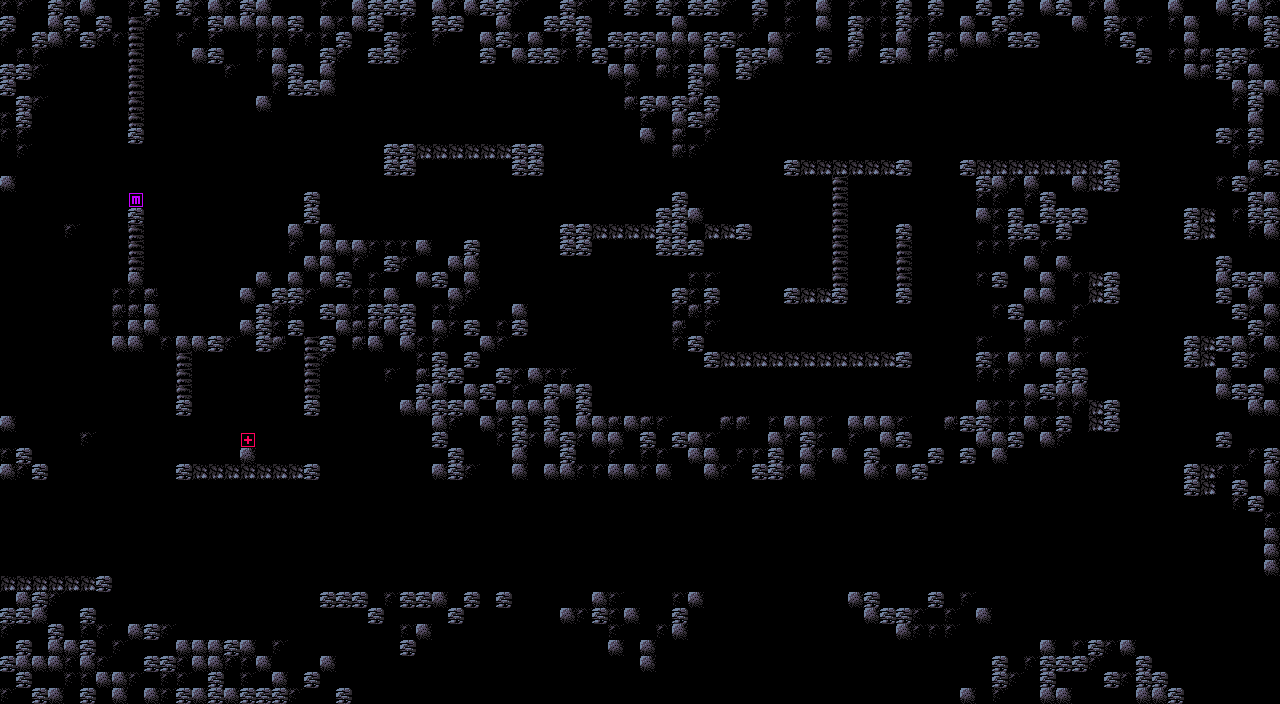

Tiled map render using the project's own tile images. Description and the map definition, with tile-layer contents summarised, below:
An orthogonal 80x44 tile map with 16x16 px tiles, 2 tile layers (Collision, Foreground) and 12 objects (4x Spiky, 3x Zoomer, 3x Buzz, 2x Grunt).

<map version="1.10" tiledversion="1.10.2" orientation="orthogonal" renderorder="right-down" width="80" height="44" tilewidth="16" tileheight="16" infinite="0" nextlayerid="4" nextobjectid="17">
 <tileset firstgid="1" source="../tileset/old_tileset.tsx" />
 <layer id="1" name="Collision" class="Layer" width="80" height="44">
  <data>[3520 cells, 1807 non-empty, 15 distinct tile ids]</data>
 </layer>
 <objectgroup id="3" name="Creatures">
  <object id="1" type="Zoomer" x="904.5" y="219.25">
   <point />
  </object>
  <object id="2" type="Buzz" x="1209.5" y="251.5">
   <point />
  </object>
  <object id="3" type="Buzz" x="1093.5" y="198.5">
   <point />
  </object>
  <object id="4" type="Buzz" x="1095" y="316">
   <point />
  </object>
  <object id="5" type="Spiky" x="711.75" y="411">
   <point />
  </object>
  <object id="6" type="Spiky" x="598" y="219.5">
   <point />
  </object>
  <object id="7" type="Grunt" x="950.5" y="582.5">
   <point />
  </object>
  <object id="8" type="Zoomer" x="535.5" y="139">
   <point />
  </object>
  <object id="9" type="Zoomer" x="391.833" y="139">
   <point />
  </object>
  <object id="10" type="Spiky" x="407.333" y="232">
   <point />
  </object>
  <object id="11" type="Spiky" x="808.5" y="410.75">
   <point />
  </object>
  <object id="16" type="Grunt" x="323" y="582">
   <point />
  </object>
 </objectgroup>
 <layer id="2" name="Foreground" class="Layer" width="80" height="44">
  <properties>
   <property name="type" propertytype="LayerType" value="foreground" />
  </properties>
  <data>[3520 cells, 13 non-empty, 1 distinct tile ids]</data>
 </layer>
</map>
